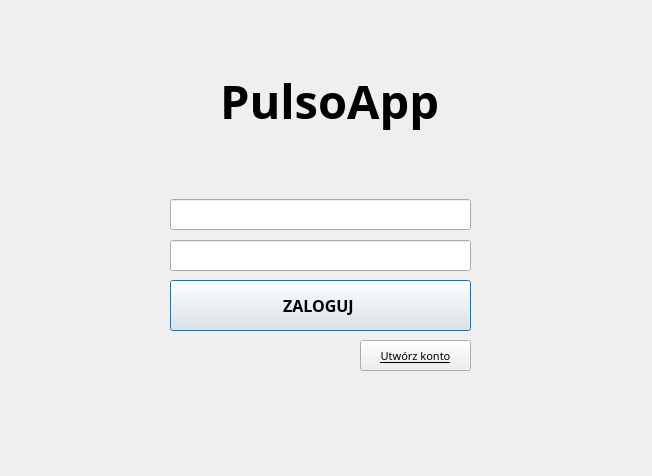
<?xml version="1.0" encoding="UTF-8"?>
<ui version="4.0">
 <class>Dialog</class>
 <widget class="QDialog" name="Dialog">
  <property name="geometry">
   <rect>
    <x>0</x>
    <y>0</y>
    <width>652</width>
    <height>476</height>
   </rect>
  </property>
  <property name="windowTitle">
   <string>Dialog</string>
  </property>
  <widget class="QPushButton" name="b_login">
   <property name="geometry">
    <rect>
     <x>170</x>
     <y>280</y>
     <width>301</width>
     <height>51</height>
    </rect>
   </property>
   <property name="font">
    <font>
     <family>Microsoft JhengHei Light</family>
     <pointsize>12</pointsize>
     <weight>75</weight>
     <bold>true</bold>
    </font>
   </property>
   <property name="text">
    <string>ZALOGUJ </string>
   </property>
  </widget>
  <widget class="QPushButton" name="b_createaccount">
   <property name="enabled">
    <bool>true</bool>
   </property>
   <property name="geometry">
    <rect>
     <x>360</x>
     <y>340</y>
     <width>111</width>
     <height>31</height>
    </rect>
   </property>
   <property name="font">
    <font>
     <family>Microsoft JhengHei Light</family>
     <pointsize>8</pointsize>
     <weight>50</weight>
     <bold>false</bold>
     <underline>true</underline>
     <kerning>true</kerning>
    </font>
   </property>
   <property name="text">
    <string>Utwórz konto</string>
   </property>
   <property name="shortcut">
    <string/>
   </property>
   <property name="autoDefault">
    <bool>true</bool>
   </property>
  </widget>
  <widget class="QLabel" name="label_2">
   <property name="geometry">
    <rect>
     <x>220</x>
     <y>60</y>
     <width>271</width>
     <height>81</height>
    </rect>
   </property>
   <property name="font">
    <font>
     <family>Microsoft YaHei UI Light</family>
     <pointsize>35</pointsize>
     <weight>75</weight>
     <italic>false</italic>
     <bold>true</bold>
    </font>
   </property>
   <property name="text">
    <string>PulsoApp</string>
   </property>
  </widget>
  <widget class="QLineEdit" name="et_password">
   <property name="geometry">
    <rect>
     <x>170</x>
     <y>240</y>
     <width>301</width>
     <height>31</height>
    </rect>
   </property>
   <property name="font">
    <font>
     <family>Microsoft YaHei Light</family>
     <pointsize>12</pointsize>
    </font>
   </property>
   <property name="echoMode">
    <enum>QLineEdit::Password</enum>
   </property>
  </widget>
  <widget class="QLineEdit" name="et_login">
   <property name="geometry">
    <rect>
     <x>170</x>
     <y>199</y>
     <width>301</width>
     <height>31</height>
    </rect>
   </property>
   <property name="font">
    <font>
     <family>Microsoft YaHei Light</family>
     <pointsize>12</pointsize>
    </font>
   </property>
  </widget>
 </widget>
 <resources/>
 <connections/>
</ui>
